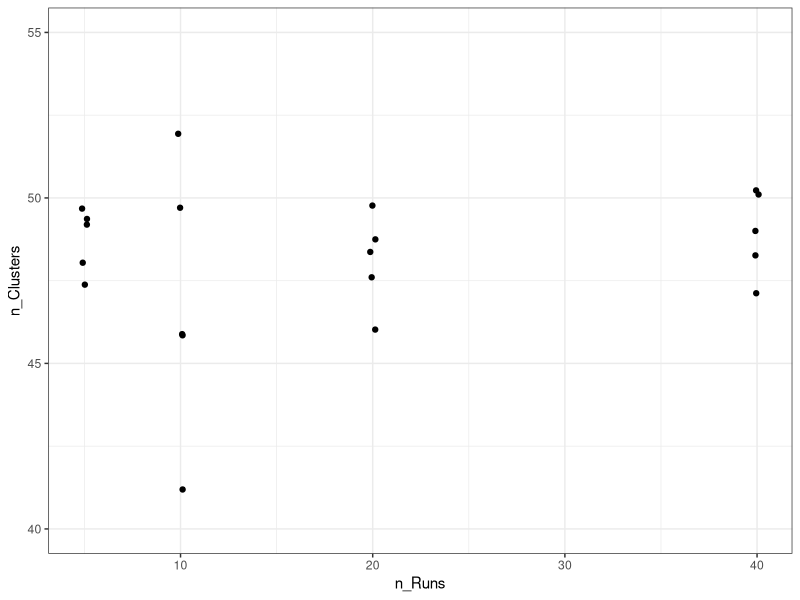

Write R code to recreate this figure.

library(tidyverse)
theme_set(theme_bw())

var <- read.csv("data/funnel.csv") %>% select(Trial, n_Runs, n_Clusters)

ggplot(var, aes(n_Runs, n_Clusters)) + 
  geom_jitter(width = 0.15) +
  ylim(40, 55)
